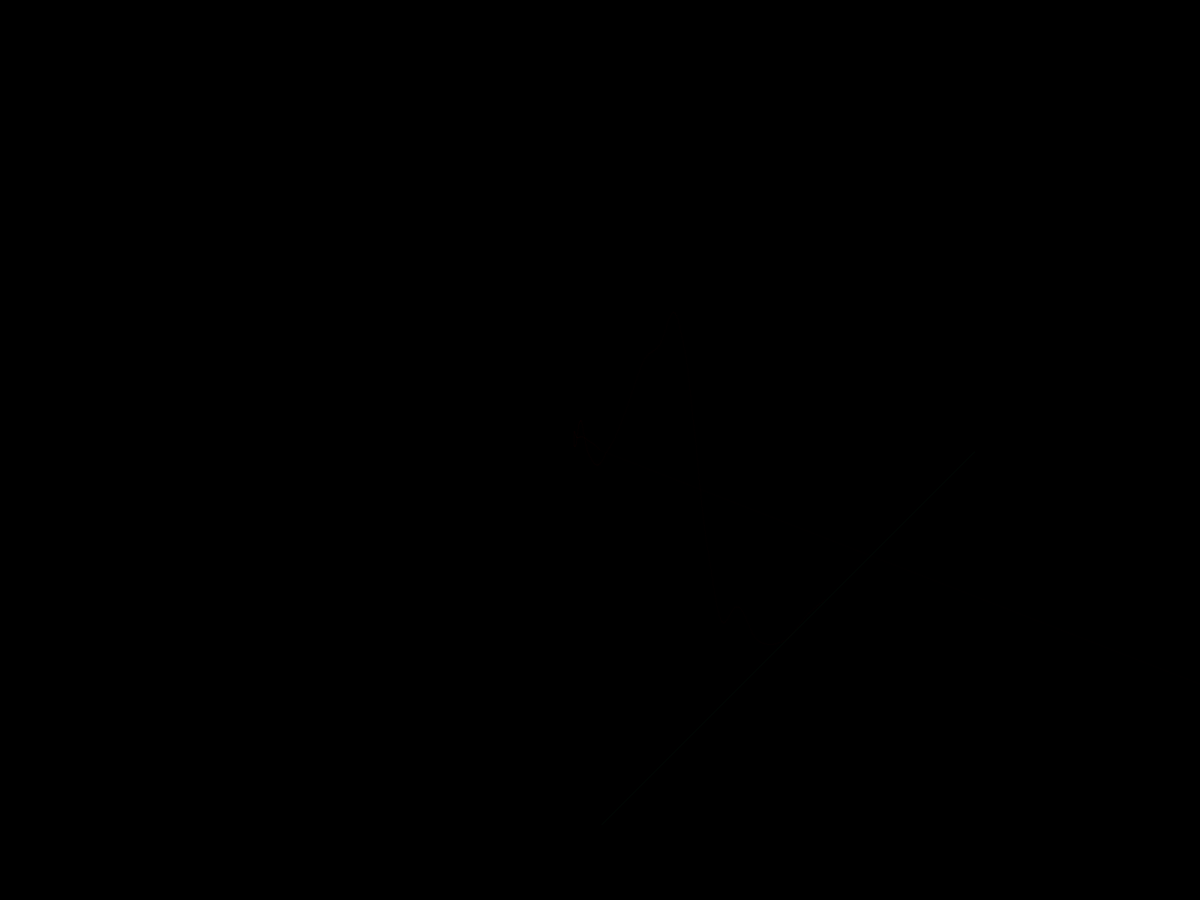
Frame 1 (no input)
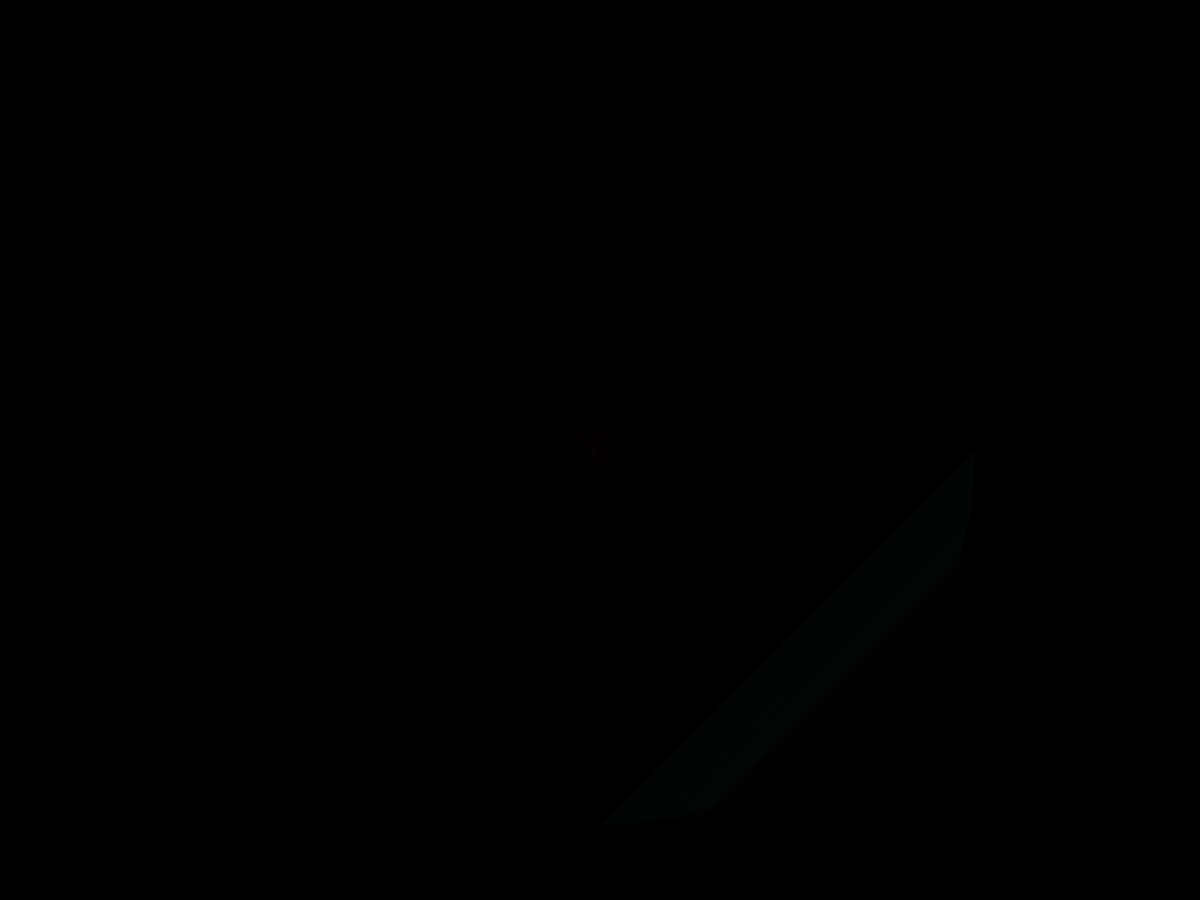
Frame 60 (the mouse pressed at the canvas centre just before this capture)
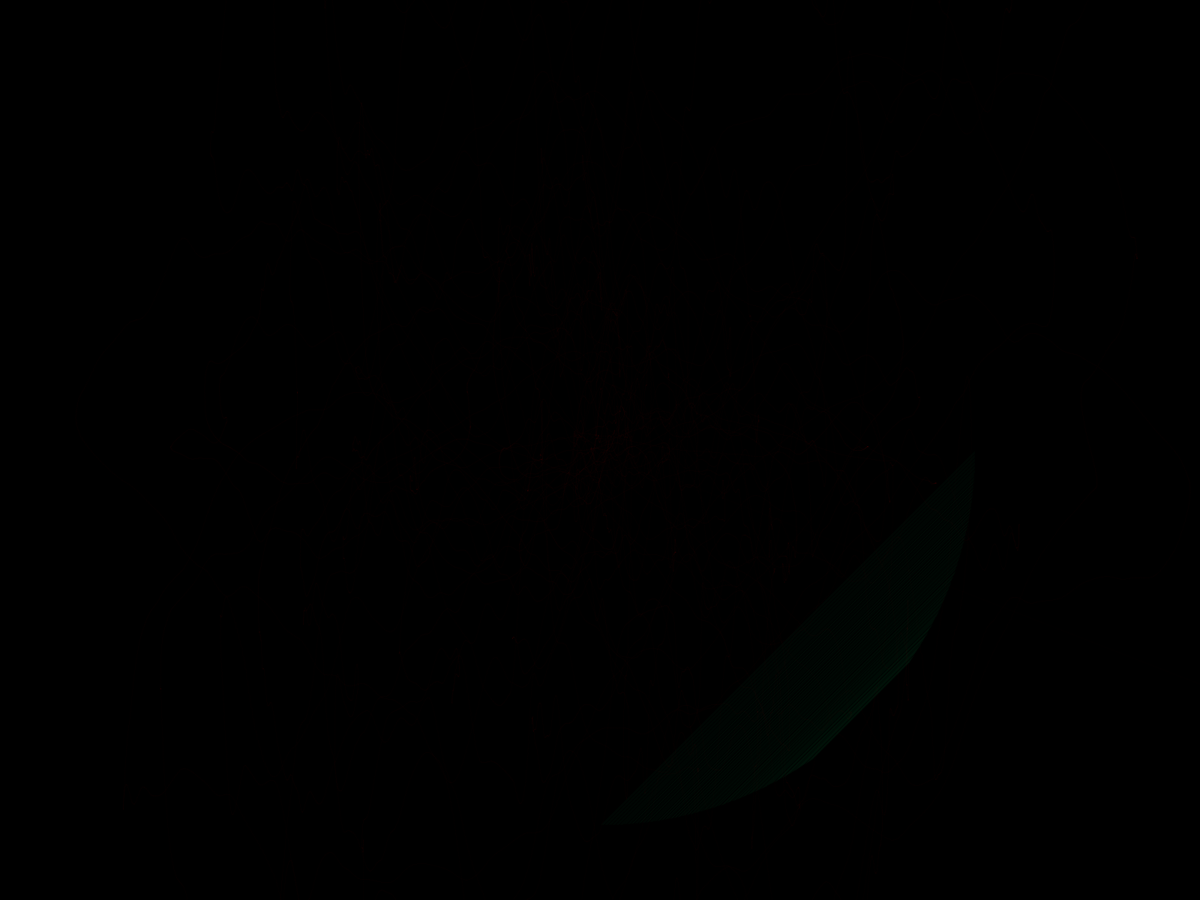
Frame 120 (the mouse held since frame 60 and released just before this capture)

The Processing sketch that drew these frames (run headless with seeded random() and noise(); from frame 60 on, the mouse is pressed at the canvas centre):

// Processing sketch: RedDeathOrbStar
// ── RedDeathOrbStar.pde
float i = 0;
float x, y;
boolean goUp = false;
void setup()
{
  fullScreen();
  background(0);
  
  colorMode(HSB);
  x = width/2 + cos(i/100.0) * (width/2 - noise(i/100.0)*100.0);
  y = height/2 + sin(i/100.0) * (height/2 - noise(i/100.0)*100.0);
}

void draw()
{
  //background(255);
  translate(width/2, height/2);
  orb();
  
  for(int j=0; j<1000; j++)
  {
    //rotate(1.24563);
    step();
    //orb();
  }
}

void orb(){
  stroke(100, 255, 255, 8);
  float v = cos(frameCount/200.0) * 500.0;
  float w = sin(frameCount/200.0) * 500.0;
  line(v, w, w, v);
}

void step(){
  strokeWeight(1);
  stroke(255, 255, 255,2);
  float r = sin(i/120.1235)*500 + noise(i/124.14) * 20.0;
  float x2 = sin(i/73.235) * (width/5.0 - noise(i/167.0)*1000.0 + r);
  float y2 = sin(i/92.124) * (height/5.0 - noise(i/30.0)*1000.0 + r);
  line(x,y, x2, y2);
  x = x2;
  y = y2;
  i+=0.1;
}
